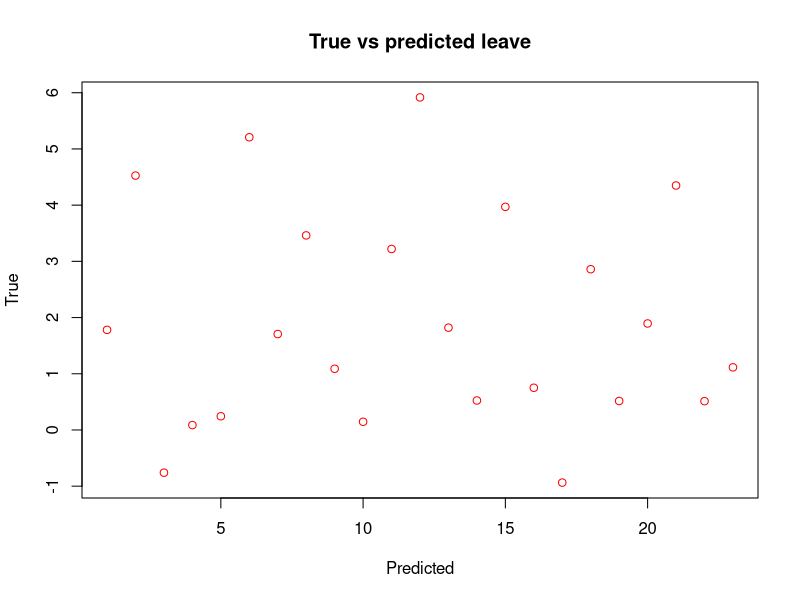

This chart was generated by the following R code:


regressiondata = read.csv("regressiondatadads.csv", stringsAsFactors = FALSE)

regressionbusinessdads2 = lm(dadsonlymonths ~ Scandinavia. + German.speaking. + English.speaking. + GenderGapScore + GDPPerCapita + Mean.age.at.first.birth.2016 + Ferility + 
                               Welfare.regime.no + SuffrageYear + 
                               + Youth.dependency.ratio.2015 + Socialist.postsocialist. , data = regressiondata, na.action = "na.omit")
summary(regressionbusinessdads2)

# Stepwise Regression
library(MASS)
step = stepAIC(regressionbusinessdads2, direction="both")

step$anova # display results 
# But actually this is what gives the real result - it suggests a final model to use. Here it is: 

dadsfinal2 = lm( dadsonlymonths ~ German.speaking. + English.speaking. + GenderGapScore + 
                   Ferility + Youth.dependency.ratio.2015 + Socialist.postsocialist. , data = regressiondata, na.action = "na.omit")
summary(dadsfinal2)
# These variables do not explain variation. 

# Predicted value of paternity leave as fully paid months in country x by the model 
predictedpatleave2 = fitted(dadsfinal2) # here one does not need to use scaled variables

# Plot these predicted values and the actual values - here also use the dataframe where the variables are not scaled, so the values are meaningful (months)

plot(predictedpatleave2, regressiondata$dadsonlymonhts,  main = "True vs predicted leave", xlab = "Predicted", ylab = "True", col = "red")
# This is a diagnostic plot for linear regression. One can see that the trend is correct, but the predictions are quite far off from reality.




